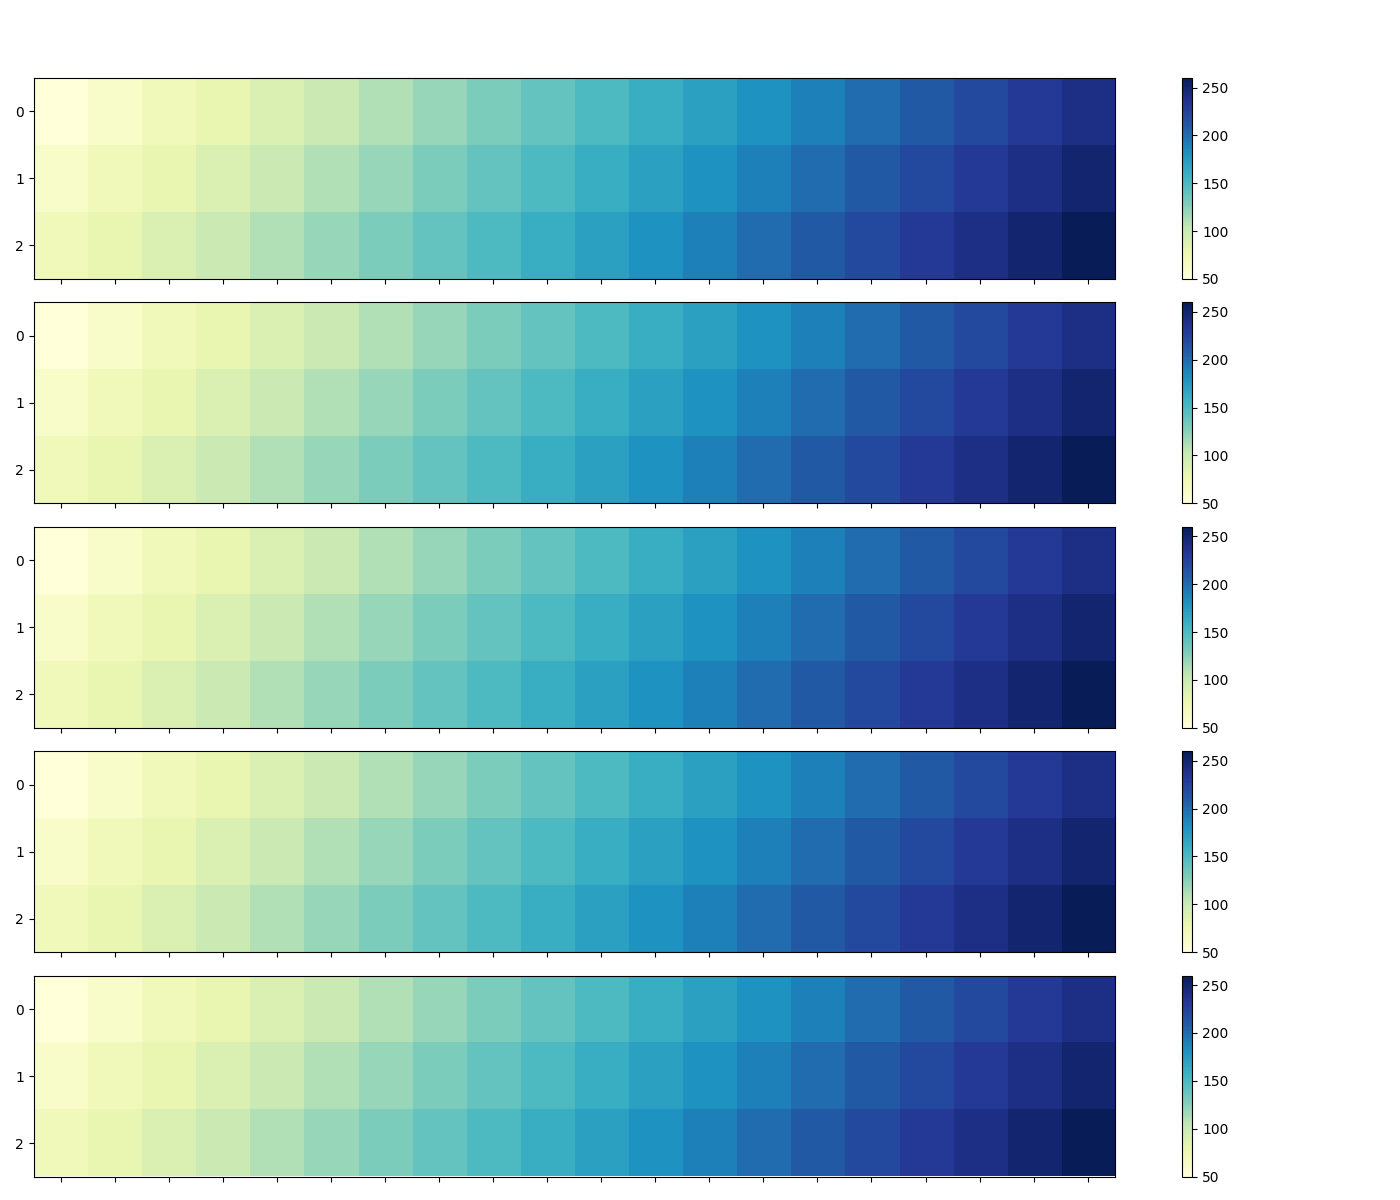

Reproduce this figure in Python.
import matplotlib.pyplot as plt
import numpy as np

# Extended years and expanded disciplines with subcategories
years = np.arange(2010, 2030)
main_disciplines = ['Biology', 'Computer Science', 'Physics', 'Mathematics', 'Chemistry']
subcategories = {
    'Biology': ['Molecular Biology', 'Ecology', 'Genetics'],
    'Computer Science': ['AI', 'Cybersecurity', 'Data Science'],
    'Physics': ['Quantum Physics', 'Astrophysics', 'Thermodynamics'],
    'Mathematics': ['Algebra', 'Calculus', 'Statistics'],
    'Chemistry': ['Organic Chemistry', 'Inorganic Chemistry', 'Physical Chemistry']
}

# Artificial data for paper submissions for each subcategory
paper_submissions = {discipline: np.array([
    np.arange(50 + i * 10, 50 + i * 10 + len(years) * 10, 10) for i in range(len(subcats))
]) for discipline, subcats in subcategories.items()}

# Create a figure with a set of subplots for each main discipline
fig, axes = plt.subplots(len(main_disciplines), 1, figsize=(14, 12), sharex=True)

for idx, (discipline, subcats) in enumerate(subcategories.items()):
    ax = axes[idx]
    heat_map = ax.imshow(paper_submissions[discipline], cmap='YlGnBu', aspect='auto', interpolation='nearest')
    
    # Set yticks without labels
    ax.set_yticks(np.arange(len(subcats)))
    
    # Add color bar without label
    cbar = fig.colorbar(heat_map, ax=ax, orientation='vertical')

# Remove suptitle
plt.suptitle('')

# Remove xticks labels
plt.xticks(ticks=np.arange(len(years)), labels=[''] * len(years))

# Remove xlabel
plt.xlabel('')

# Tight layout adjustment
plt.tight_layout(rect=[0, 0, 1, 0.96])

# Display the plot
plt.show()
